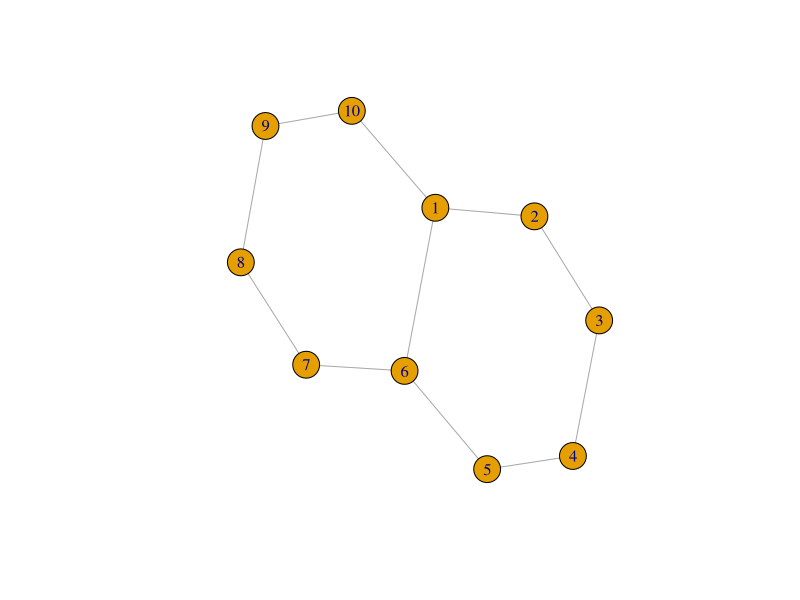

Generate this figure with R:
library(igraph)


### Name: %>%
### Title: Magrittr's pipes
### Aliases: %>%

### ** Examples

make_ring(10) %>%
  add_edges(c(1,6)) %>%
  plot()
